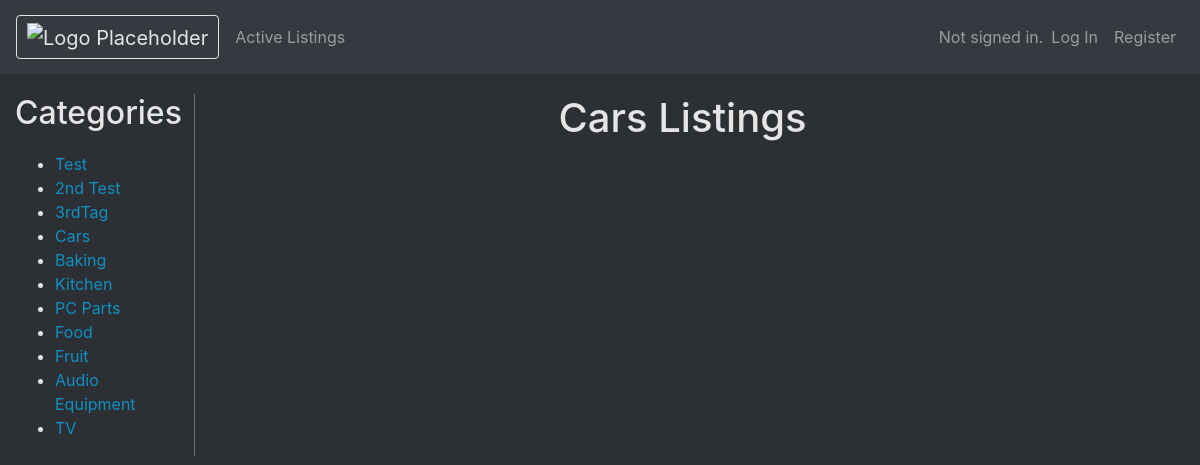
Before: /search/Cars with the older database file.
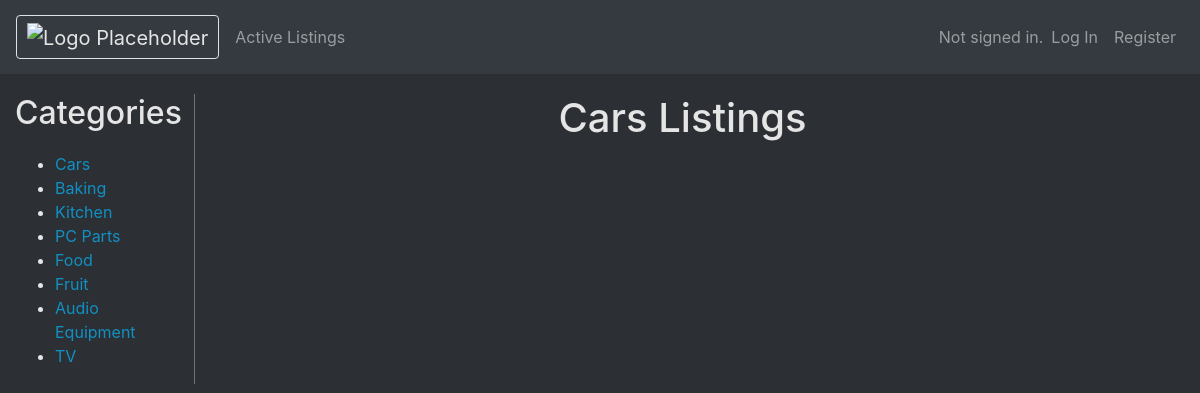
After: the same page with the newer database file.
### auctions/models.py (models this page shows)
class Category(models.Model):
    tag = models.CharField(max_length=35)
    def __str__(self):
        return self.tag

### auctions/views.py (the view)
# urls.py: path("search/<str:search>", views.displayCategory, name="search"),
def displayCategory(request, search):
        try:
            categories = Category.objects.all()
            tag = Category.objects.get(tag=search)
            filterArgs = { 'categories': tag, 'isActive': True}
            taggedListings = Listing.objects.filter(**filterArgs)
        except Exception as error:
            return render(request, "auctions/error.html", {
                "error": error
            })
        return render(request, "auctions/displayCategory.html", {
            "taggedListings": taggedListings,
            "categories": categories,
            "displayCategory": search
        })

### auctions/templates/auctions/displayCategory.html (shortened to what this page needs)
{% extends "auctions/layout.html" %}
{% block body %}
<div class="row col">
    <div class="col-2 border-right border-secondary">
        <h2 class="categories-Sidebar">Categories</h2>
        <ul>
            {% for category in categories %}
                <li><a href="{% url 'search' search=category %}"> {{ category }} </a></li>
            {% endfor %}
        </ul>
    </div>
    <main class="col-8 bd-content offset-md-1">
        <h1 class="listing-page-title">{{ displayCategory }} Listings</h1>
        {% for listing in taggedListings %}
                        {% if listing.photoUrl %}
                        <img class="listing-img card-img-top" src="{{ listing.photoUrl }}" alt="{{ listing }} image">
                        {% else %}
                        {% load static %}
                        {% endif %}
        {% endfor %}
    </main>
</div>
{% endblock %}

Changed rows visible on the page:
removed Category: tag "Test"
removed Category: tag "2nd Test"
removed Category: tag "3rdTag"
